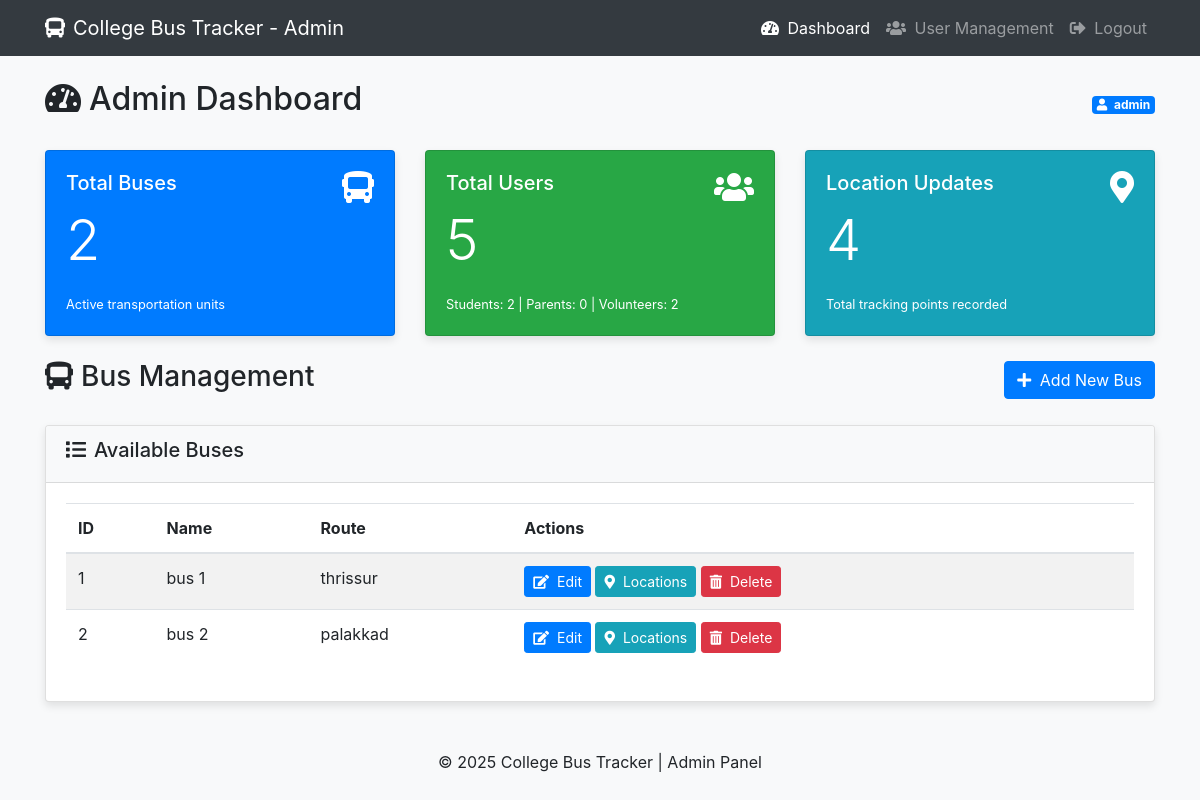
The app's page /admin/dashboard (signed in) with its own data.
### app.py (models this page shows)
class Bus(db.Model):
    id = db.Column(db.Integer, primary_key=True)
    name = db.Column(db.String(50), nullable=False)
    route = db.Column(db.String(100), nullable=False)
    locations = db.relationship('BusLocation', backref='bus', lazy=True)

### app.py (the view)
@app.route('/admin/dashboard')
def admin_dashboard():
    if 'user_id' not in session or session['role'] != 'admin':
        return redirect(url_for('login'))
    buses = Bus.query.all()
    stats = {
        'total_buses': Bus.query.count(),
        'total_users': User.query.count(),
        'students': User.query.filter_by(role='student').count(),
        'parents': User.query.filter_by(role='parent').count(),
        'volunteers': User.query.filter_by(role='volunteer').count(),
        'total_locations': BusLocation.query.count()
    }
    return render_template('admin_dashboard.html', buses=buses, stats=stats)

### templates/admin_dashboard.html (shortened to what this page needs)
<!DOCTYPE html>
<html lang="en">
<head>
    <link rel="stylesheet" href="https://stackpath.bootstrapcdn.com/bootstrap/4.5.2/css/bootstrap.min.css">
    <link rel="stylesheet" href="https://cdnjs.cloudflare.com/ajax/libs/font-awesome/5.15.3/css/all.min.css">
    <link rel="stylesheet" href="{{ url_for('static', filename='css/style.css') }}">
</head>
<body>
    <nav class="navbar navbar-expand-lg navbar-dark bg-dark">
        <div class="container">
            <a class="navbar-brand" href="#">
                <i class="fas fa-bus mr-2"></i>College Bus Tracker - Admin
            </a>
            <div class="collapse navbar-collapse" id="navbarNav">
                <ul class="navbar-nav ml-auto">
                    <li class="nav-item">
                        <a class="nav-link active" href="{{ url_for('admin_dashboard') }}">
                            <i class="fas fa-tachometer-alt mr-1"></i> Dashboard
                        </a>
                    </li>
                    <li class="nav-item">
                        <a class="nav-link" href="#">
                            <i class="fas fa-users mr-1"></i> User Management
                        </a>
                    </li>
                    <li class="nav-item">
                        <a class="nav-link" href="{{ url_for('logout') }}">
                            <i class="fas fa-sign-out-alt mr-1"></i> Logout
                        </a>
                    </li>
                </ul>
            </div>
        </div>
    </nav>
    <div class="container mt-4">
        <div class="d-flex justify-content-between align-items-center mb-4">
            <h2><i class="fas fa-tachometer-alt mr-2"></i>Admin Dashboard</h2>
            <div class="user-info">
                <span class="badge badge-primary">
                    <i class="fas fa-user mr-1"></i> {{ session.username }}
                </span>
            </div>
        </div>
        <div class="row mt-4 mb-4">
            <div class="col-md-4">
                <div class="card stats-card bg-primary text-white">
                    <div class="card-body">
                        <div class="d-flex justify-content-between">
                            <h5 class="card-title">Total Buses</h5>
                            <i class="fas fa-bus fa-2x"></i>
                        </div>
                        <p class="card-text display-4">{{ stats.total_buses }}</p>
                        <small>Active transportation units</small>
                    </div>
                </div>
            </div>
            <div class="col-md-4">
                <div class="card stats-card bg-success text-white">
                    <div class="card-body">
                        <div class="d-flex justify-content-between">
                            <h5 class="card-title">Total Users</h5>
                            <i class="fas fa-users fa-2x"></i>
                        </div>
                        <p class="card-text display-4">{{ stats.total_users }}</p>
                        <small>Students: {{ stats.students }} | Parents: {{ stats.parents }} | Volunteers: {{ stats.volunteers }}</small>
                    </div>
                </div>
            </div>
            <div class="col-md-4">
                <div class="card stats-card bg-info text-white">
                    <div class="card-body">
                        <div class="d-flex justify-content-between">
                            <h5 class="card-title">Location Updates</h5>
                            <i class="fas fa-map-marker-alt fa-2x"></i>
                        </div>
                        <p class="card-text display-4">{{ stats.total_locations }}</p>
                        <small>Total tracking points recorded</small>
                    </div>
                </div>
            </div>
        </div>
        {% if selected_bus and locations is defined %}
        <div class="admin-section">
            <div class="d-flex justify-content-between align-items-center mb-4">
                <h3><i class="fas fa-map-marker-alt mr-2"></i>Bus Locations: {{ selected_bus.name }}</h3>
                <a href="{{ url_for('admin_dashboard') }}" class="btn btn-secondary">
                    <i class="fas fa-arrow-left mr-1"></i> Back to Dashboard
                </a>
            </div>
            <div class="card mb-4">
                <div class="card-header bg-info text-white">
                    <h5><i class="fas fa-info-circle mr-2"></i>Bus Information</h5>
                </div>
                <div class="card-body">
                    <div class="row">
                        <div class="col-md-6">
                            <p><strong><i class="fas fa-bus mr-1"></i> Bus Name:</strong> {{ selected_bus.name }}</p>
                            <p><strong><i class="fas fa-route mr-1"></i> Route:</strong> {{ selected_bus.route }}</p>
                        </div>
                        <div class="col-md-6">
                            <p><strong><i class="fas fa-history mr-1"></i> Total Location Updates:</strong> {{ locations|length }}</p>
                            {% if locations %}
                            <p><strong><i class="fas fa-clock mr-1"></i> Last Update:</strong> {{ locations[0].timestamp.strftime('%Y-%m-%d %H:%M:%S') }}</p>
                            {% endif %}
                        </div>
                    </div>
                </div>
            </div>
            <div class="card">
                <div class="card-header bg-light">
                    <h5><i class="fas fa-history mr-2"></i>Location History</h5>
                </div>
                <div class="card-body">
                    {% if locations %}
                    <div class="table-responsive">
                        <table class="table table-striped">
                            <thead>
                                <tr>
                                    <th>Timestamp</th>
                                    <th>Latitude</th>
                                    <th>Longitude</th>
                                </tr>
                            </thead>
                            <tbody>
                                {% for location in locations %}
                                <tr>
                                    <td>{{ location.timestamp.strftime('%Y-%m-%d %H:%M:%S') }}</td>
                                    <td>{{ location.latitude }}</td>
                                    <td>{{ location.longitude }}</td>
                                </tr>
                                {% endfor %}
                            </tbody>
                        </table>
                    </div>
                    {% else %}
                    <div class="alert alert-info">
                        <i class="fas fa-info-circle mr-2"></i> No location data available for this bus.
                    </div>
                    {% endif %}
                </div>
            </div>
        </div>
        {% else %}
        <div class="admin-section">
            <div class="d-flex justify-content-between align-items-center mb-4">
                <h3><i class="fas fa-bus mr-2"></i>Bus Management</h3>
                <a href="{{ url_for('add_bus') }}" class="btn btn-primary">
                    <i class="fas fa-plus mr-1"></i> Add New Bus
                </a>
            </div>
            <div class="card">
                <div class="card-header bg-light">
                    <h5><i class="fas fa-list mr-2"></i>Available Buses</h5>
                </div>
                <div class="card-body">
                    {% if buses %}
                    <div class="table-responsive">
                        <table class="table table-striped">
                            <thead>
                                <tr>
                                    <th>ID</th>
                                    <th>Name</th>
                                    <th>Route</th>
                                    <th>Actions</th>
                                </tr>
                            </thead>
                            <tbody>
                                {% for bus in buses %}
                                <tr>
                                    <td>{{ bus.id }}</td>
                                    <td>{{ bus.name }}</td>
                                    <td>{{ bus.route }}</td>
                                    <td class="admin-actions">
                                        <a href="{{ url_for('edit_bus', bus_id=bus.id) }}" class="btn btn-sm btn-primary">
                                            <i class="fas fa-edit mr-1"></i> Edit
                                        </a>
                                        <a href="{{ url_for('bus_locations', bus_id=bus.id) }}" class="btn btn-sm btn-info">
                                            <i class="fas fa-map-marker-alt mr-1"></i> Locations
                                        </a>
                                        <form method="POST" action="{{ url_for('delete_bus', bus_id=bus.id) }}" style="display:inline;">
                                            <button type="submit" class="btn btn-sm btn-danger" onclick="return confirm('Are you sure you want to delete this bus?')">
                                                <i class="fas fa-trash-alt mr-1"></i> Delete
                                            </button>
                                        </form>
                                    </td>
                                </tr>
                                {% endfor %}
                            </tbody>
                        </table>
                    </div>
                    {% else %}
                    <div class="alert alert-info">
                        <i class="fas fa-info-circle mr-2"></i> No buses available. Please add some buses.
                    </div>
                    {% endif %}
                </div>
            </div>
        </div>
        {% endif %}
    </div>
    <footer class="footer mt-5">
        <div class="container text-center">
            <p>© 2025 College Bus Tracker | Admin Panel</p>
        </div>
    </footer>
</body>
</html>

### static/css/style.css (style rules this page uses)
body { background-color: #f8f9fa; }
.navbar { margin-bottom: 20px; }
.card { box-shadow: 0 4px 8px rgba(0, 0, 0, 0.1); }
.btn-primary { background-color: #007bff; }
.btn-danger { background-color: #dc3545; }

### records on screen
Bus: id "1", name "bus 1", route "thrissur"
Bus: id "2", name "bus 2", route "palakkad"

### other values on screen
{{ session.username }} "admin"
{{ stats.total_buses }} "2"
{{ stats.total_users }} "5"
{{ stats.students }} "2"
{{ stats.parents }} "0"
{{ stats.volunteers }} "2"
{{ stats.total_locations }} "4"
